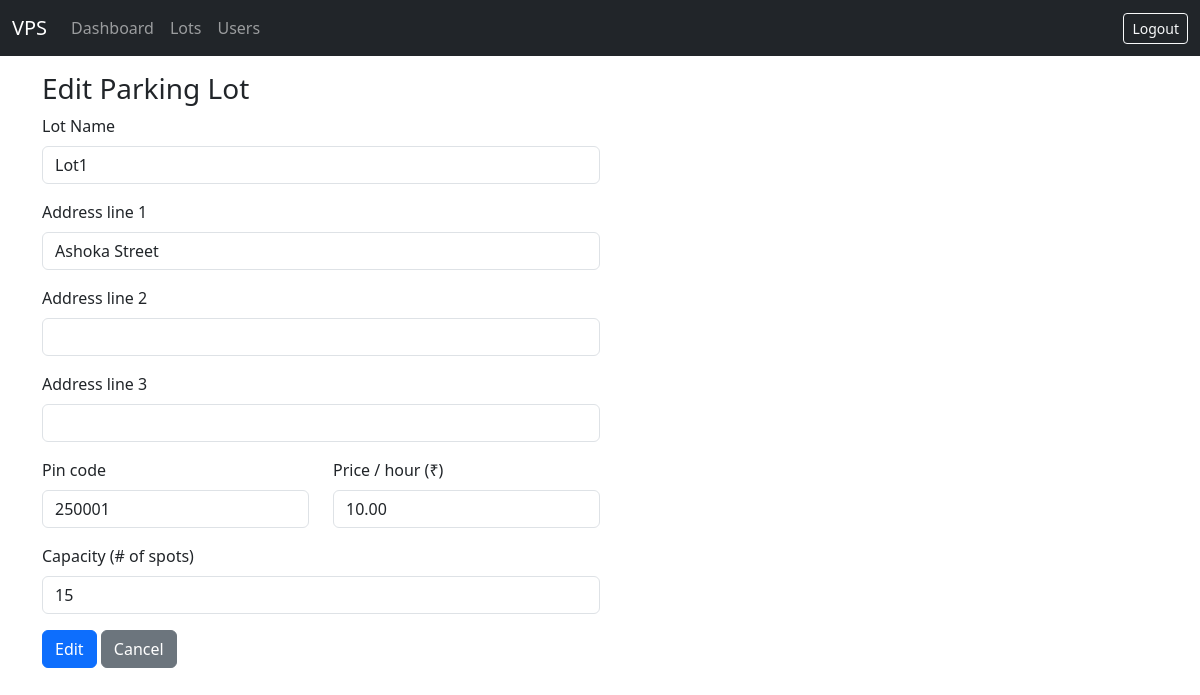
The page /admin/lots/1/edit (signed in) on the database as committed earlier.
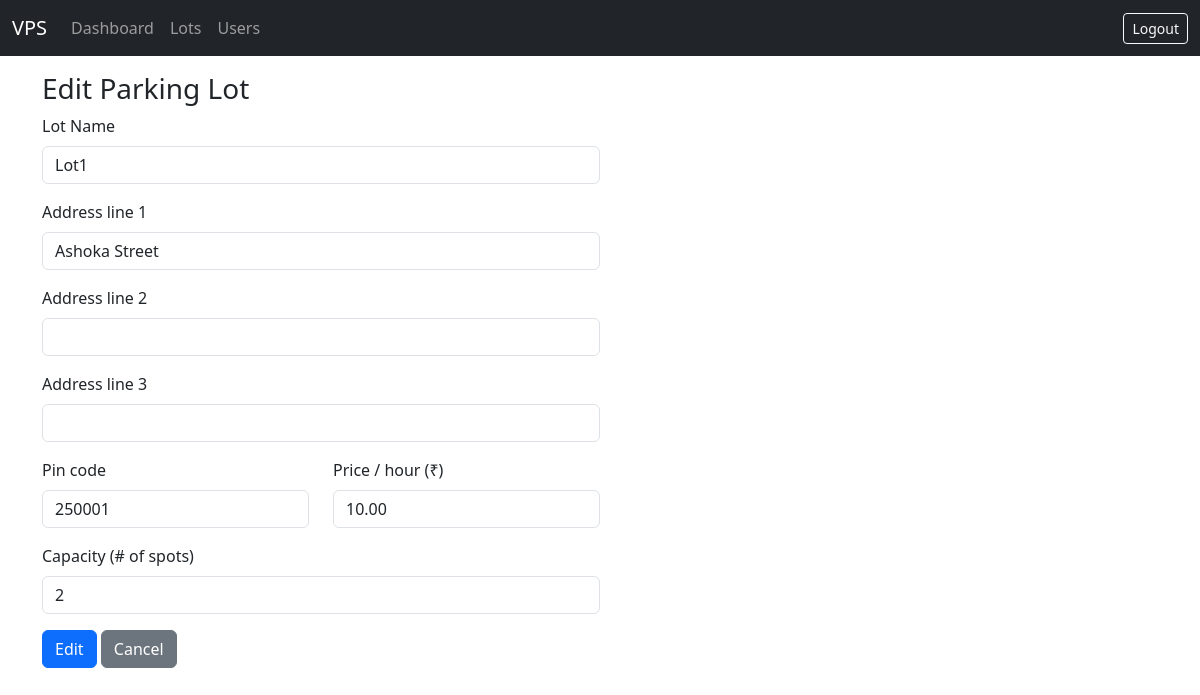
The same page on the database as committed later.
### models/models.py (models this page shows, shortened)
class ParkingLot(Base):
    __tablename__ = "parking_lots"
    id = Column(Integer, primary_key=True)
    name = Column(String, nullable=False)
    address_line_1 = Column(String, nullable=False)
    address_line_2 = Column(String)
    address_line_3 = Column(String)
    pin_code = Column(String(10), nullable=False)
    price_per_hour = Column(Numeric(10, 2), nullable=False)
    number_of_spots = Column(Integer, nullable=False)
    spots = relationship(
        "ParkingSpot", back_populates="parking_lot", cascade="all, delete-orphan"
    )

### app.py (the view, shortened to what this page needs)
@app.route("/admin/lots/<int:lot_id>/edit", methods=["GET", "POST"])
@login_required
@role_required("admin")
def edit_lot(lot_id):
    with SessionLocal() as db:
        lot = db.get(ParkingLot, lot_id)
        if not lot:
            flash("Lot not found.")
            return redirect(url_for("list_lots"))
        return render_template("admin/lot_form.html", lot=lot, action="Edit")

### app.py (called while the page is built)
def login_required(view):
    @wraps(view)
    def wrapped(*a, **kw):
        if "user_id" not in session:
            flash("Please log in first.")
            return redirect(url_for("login"))
        return view(*a, **kw)
    return wrapped

def role_required(role):
    def deco(view):
        @wraps(view)
        def wrapped(*a, **kw):
            if session.get("role") != role:
                flash("Access denied.")
                return redirect(url_for("login"))
            return view(*a, **kw)
        return wrapped
    return deco

### templates/admin/lot_form.html (shortened to what this page needs)
{% extends 'base.html' %}
{% block content %}
<h3>{{ action }} Parking Lot</h3>
<form method="post" class="w-50">
  <div class="mb-3">
    <label class="form-label">Lot Name</label>
    <input name="name" class="form-control"
           value="{{ lot.name if lot else '' }}" required>
  </div>
  <div class="mb-3">
    <label class="form-label">Address line 1</label>
    <input name="addr1" class="form-control"
           value="{{ lot.address_line_1 if lot else '' }}" required>
  </div>
  <div class="mb-3">
    <label class="form-label">Address line 2</label>
    <input name="addr2" class="form-control"
           value="{{ lot.address_line_2 if lot else '' }}">
  </div>
  <div class="mb-3">
    <label class="form-label">Address line 3</label>
    <input name="addr3" class="form-control"
           value="{{ lot.address_line_3 if lot else '' }}">
  </div>
  <div class="row">
    <div class="col-md-6 mb-3">
      <label class="form-label">Pin code</label>
      <input name="pin" class="form-control"
             value="{{ lot.pin_code if lot else '' }}" required>
    </div>
    <div class="col-md-6 mb-3">
      <label class="form-label">Price / hour (₹)</label>
      <input name="price" type="number" step="0.01" min="0"
             class="form-control"
             value="{{ lot.price_per_hour if lot else '' }}" required>
    </div>
  </div>
  <div class="mb-3">
    <label class="form-label">Capacity (# of spots)</label>
    <input name="capacity" type="number" min="1" class="form-control"
           value="{{ lot.number_of_spots if lot else '' }}" required>
  </div>
  <button class="btn btn-primary">{{ action }}</button>
  <a class="btn btn-secondary" href="{{ url_for('list_lots') }}">Cancel</a>
</form>
{% endblock %}

Rows that differ between the two databases and show on the page:
changed ParkingLot "Lot1": capacity "15" → "2"
